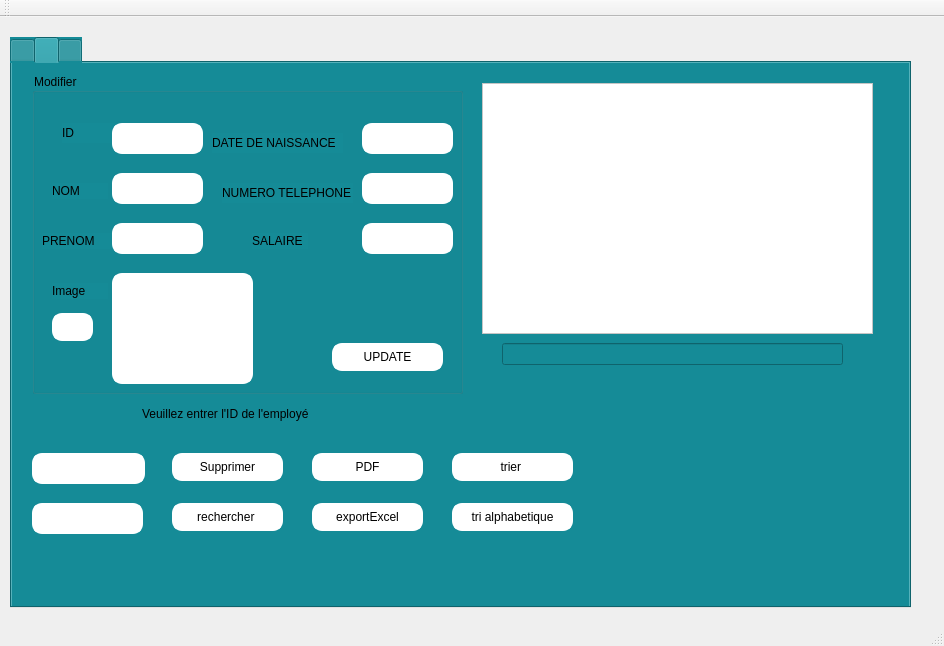
<?xml version="1.0" encoding="UTF-8"?>
<ui version="4.0">
 <class>MainWindow</class>
 <widget class="QMainWindow" name="MainWindow">
  <property name="geometry">
   <rect>
    <x>0</x>
    <y>0</y>
    <width>944</width>
    <height>646</height>
   </rect>
  </property>
  <property name="windowTitle">
   <string>Gestion des Clients</string>
  </property>
  <widget class="QWidget" name="centralWidget">
   <widget class="QTabWidget" name="employe">
    <property name="geometry">
     <rect>
      <x>10</x>
      <y>20</y>
      <width>901</width>
      <height>571</height>
     </rect>
    </property>
    <property name="styleSheet">
     <string notr="true">background-color: rgb(21, 139, 151);
</string>
    </property>
    <property name="currentIndex">
     <number>1</number>
    </property>
    <widget class="QWidget" name="ajout">
     <attribute name="title">
      <string/>
     </attribute>
     <widget class="QPushButton" name="bin_image">
      <property name="geometry">
       <rect>
        <x>610</x>
        <y>490</y>
        <width>151</width>
        <height>28</height>
       </rect>
      </property>
      <property name="styleSheet">
       <string notr="true">color: #b1b1b1;
background-color: rgb(255, 255, 255);
color: rgb(0, 0, 0);

 

    border-width: 3px;

    border-color: #ffffff;

    border-style: solid;

    border-radius: 10;



    padding: 3px;

    font-size: 12px;

    padding-left: 5px;

    padding-right: 5px;</string>
      </property>
      <property name="text">
       <string>inserer une image </string>
      </property>
      <property name="icon">
       <iconset>
        <normaloff>../plus.png</normaloff>../plus.png</iconset>
      </property>
     </widget>
     <widget class="QLabel" name="lbl_image_2">
      <property name="geometry">
       <rect>
        <x>570</x>
        <y>130</y>
        <width>241</width>
        <height>281</height>
       </rect>
      </property>
      <property name="text">
       <string/>
      </property>
     </widget>
     <widget class="QGroupBox" name="groupBox">
      <property name="geometry">
       <rect>
        <x>80</x>
        <y>30</y>
        <width>421</width>
        <height>491</height>
       </rect>
      </property>
      <property name="title">
       <string>Ajout d'un employé </string>
      </property>
      <widget class="QLabel" name="label_2">
       <property name="geometry">
        <rect>
         <x>30</x>
         <y>80</y>
         <width>71</width>
         <height>21</height>
        </rect>
       </property>
       <property name="text">
        <string>&lt;html&gt;&lt;head/&gt;&lt;body&gt;&lt;p&gt;&lt;span style=&quot; font-size:11pt;&quot;&gt;Nom&lt;/span&gt;&lt;/p&gt;&lt;/body&gt;&lt;/html&gt;</string>
       </property>
      </widget>
      <widget class="QLineEdit" name="le_nom">
       <property name="geometry">
        <rect>
         <x>200</x>
         <y>70</y>
         <width>151</width>
         <height>31</height>
        </rect>
       </property>
       <property name="styleSheet">
        <string notr="true">color: #b1b1b1;
color: rgb(0, 0, 0);
background-color: rgb(255, 255, 255);

 

    border-width: 3px;

    border-color: #ffffff;

    border-style: solid;

    border-radius: 10;



    padding: 3px;

    font-size: 12px;

    padding-left: 5px;

    padding-right: 5px;</string>
       </property>
       <property name="text">
        <string/>
       </property>
      </widget>
      <widget class="QLabel" name="label_3">
       <property name="geometry">
        <rect>
         <x>20</x>
         <y>140</y>
         <width>71</width>
         <height>21</height>
        </rect>
       </property>
       <property name="text">
        <string>&lt;html&gt;&lt;head/&gt;&lt;body&gt;&lt;p&gt;&lt;span style=&quot; font-size:11pt;&quot;&gt;Prenom&lt;/span&gt;&lt;/p&gt;&lt;/body&gt;&lt;/html&gt;</string>
       </property>
      </widget>
      <widget class="QLineEdit" name="le_prenom">
       <property name="geometry">
        <rect>
         <x>200</x>
         <y>130</y>
         <width>151</width>
         <height>31</height>
        </rect>
       </property>
       <property name="styleSheet">
        <string notr="true">color: #b1b1b1;
color: rgb(0, 0, 0);
background-color: rgb(255, 255, 255);

 

    border-width: 3px;

    border-color: #ffffff;

    border-style: solid;

    border-radius: 10;



    padding: 3px;

    font-size: 12px;

    padding-left: 5px;

    padding-right: 5px;</string>
       </property>
      </widget>
      <widget class="QLabel" name="label_4">
       <property name="geometry">
        <rect>
         <x>10</x>
         <y>190</y>
         <width>161</width>
         <height>21</height>
        </rect>
       </property>
       <property name="text">
        <string>&lt;html&gt;&lt;head/&gt;&lt;body&gt;&lt;p&gt;&lt;span style=&quot; font-size:11pt;&quot;&gt;Date de naissance&lt;/span&gt;&lt;/p&gt;&lt;/body&gt;&lt;/html&gt;</string>
       </property>
      </widget>
      <widget class="QLineEdit" name="le_date_naissance">
       <property name="geometry">
        <rect>
         <x>200</x>
         <y>190</y>
         <width>151</width>
         <height>31</height>
        </rect>
       </property>
       <property name="styleSheet">
        <string notr="true">color: #b1b1b1;
color: rgb(0, 0, 0);
background-color: rgb(255, 255, 255);

 

    border-width: 3px;

    border-color: #ffffff;

    border-style: solid;

    border-radius: 10;



    padding: 3px;

    font-size: 12px;

    padding-left: 5px;

    padding-right: 5px;</string>
       </property>
      </widget>
      <widget class="QLabel" name="label_5">
       <property name="geometry">
        <rect>
         <x>30</x>
         <y>250</y>
         <width>81</width>
         <height>21</height>
        </rect>
       </property>
       <property name="text">
        <string>&lt;html&gt;&lt;head/&gt;&lt;body&gt;&lt;p&gt;&lt;span style=&quot; font-size:11pt;&quot;&gt;Numéro&lt;/span&gt;&lt;/p&gt;&lt;/body&gt;&lt;/html&gt;</string>
       </property>
      </widget>
      <widget class="QLineEdit" name="le_numero_telephone">
       <property name="geometry">
        <rect>
         <x>200</x>
         <y>250</y>
         <width>151</width>
         <height>31</height>
        </rect>
       </property>
       <property name="styleSheet">
        <string notr="true">color: #b1b1b1;
color: rgb(0, 0, 0);
background-color: rgb(255, 255, 255);

 

    border-width: 3px;

    border-color: #ffffff;

    border-style: solid;

    border-radius: 10;



    padding: 3px;

    font-size: 12px;

    padding-left: 5px;

    padding-right: 5px;</string>
       </property>
      </widget>
      <widget class="QLabel" name="label_6">
       <property name="geometry">
        <rect>
         <x>40</x>
         <y>310</y>
         <width>71</width>
         <height>21</height>
        </rect>
       </property>
       <property name="text">
        <string>&lt;html&gt;&lt;head/&gt;&lt;body&gt;&lt;p&gt;&lt;span style=&quot; font-size:11pt;&quot;&gt;Salaire&lt;/span&gt;&lt;/p&gt;&lt;/body&gt;&lt;/html&gt;</string>
       </property>
      </widget>
      <widget class="QLineEdit" name="le_salaire">
       <property name="geometry">
        <rect>
         <x>200</x>
         <y>310</y>
         <width>151</width>
         <height>31</height>
        </rect>
       </property>
       <property name="styleSheet">
        <string notr="true">color: #b1b1b1;
color: rgb(0, 0, 0);
background-color: rgb(255, 255, 255);

 

    border-width: 3px;

    border-color: #ffffff;

    border-style: solid;

    border-radius: 10;



    padding: 3px;

    font-size: 12px;

    padding-left: 5px;

    padding-right: 5px;</string>
       </property>
      </widget>
      <widget class="QLabel" name="label_7">
       <property name="geometry">
        <rect>
         <x>40</x>
         <y>370</y>
         <width>61</width>
         <height>21</height>
        </rect>
       </property>
       <property name="text">
        <string>&lt;html&gt;&lt;head/&gt;&lt;body&gt;&lt;p&gt;&lt;span style=&quot; font-size:11pt;&quot;&gt;ID&lt;/span&gt;&lt;/p&gt;&lt;/body&gt;&lt;/html&gt;</string>
       </property>
      </widget>
      <widget class="QLineEdit" name="le_id">
       <property name="geometry">
        <rect>
         <x>200</x>
         <y>370</y>
         <width>151</width>
         <height>31</height>
        </rect>
       </property>
       <property name="styleSheet">
        <string notr="true">color: #b1b1b1;
color: rgb(0, 0, 0);
background-color: rgb(255, 255, 255);

 

    border-width: 3px;

    border-color: #ffffff;

    border-style: solid;

    border-radius: 10;



    padding: 3px;

    font-size: 12px;

    padding-left: 5px;

    padding-right: 5px;</string>
       </property>
      </widget>
      <widget class="QPushButton" name="pb_ajouter">
       <property name="geometry">
        <rect>
         <x>140</x>
         <y>450</y>
         <width>111</width>
         <height>28</height>
        </rect>
       </property>
       <property name="styleSheet">
        <string notr="true">color: #b1b1b1;
background-color: rgb(255, 255, 255);
color: rgb(0, 0, 0);

 

    border-width: 3px;

    border-color: #ffffff;

    border-style: solid;

    border-radius: 10;



    padding: 3px;

    font-size: 12px;

    padding-left: 5px;

    padding-right: 5px;</string>
       </property>
       <property name="text">
        <string>Ajouter</string>
       </property>
       <property name="icon">
        <iconset>
         <normaloff>../plus.png</normaloff>../plus.png</iconset>
       </property>
      </widget>
     </widget>
     <widget class="QLabel" name="le_image">
      <property name="geometry">
       <rect>
        <x>580</x>
        <y>440</y>
        <width>211</width>
        <height>16</height>
       </rect>
      </property>
      <property name="text">
       <string/>
      </property>
     </widget>
    </widget>
    <widget class="QWidget" name="page2">
     <attribute name="title">
      <string/>
     </attribute>
     <widget class="QPushButton" name="pb_supprimer">
      <property name="geometry">
       <rect>
        <x>160</x>
        <y>390</y>
        <width>111</width>
        <height>28</height>
       </rect>
      </property>
      <property name="styleSheet">
       <string notr="true">color: #b1b1b1;
font: 75 8pt &quot;MS Shell Dlg 2&quot;;
color: rgb(0, 0, 0);
background-color: rgb(255, 255, 255);

 

    border-width: 3px;

    border-color: #ffffff;

    border-style: solid;

    border-radius: 10;



    padding: 3px;

    font-size: 12px;

    padding-left: 5px;

    padding-right: 5px;</string>
      </property>
      <property name="text">
       <string>Supprimer</string>
      </property>
      <property name="icon">
       <iconset>
        <normaloff>../trash.png</normaloff>../trash.png</iconset>
      </property>
     </widget>
     <widget class="QLineEdit" name="le_id_supp">
      <property name="geometry">
       <rect>
        <x>20</x>
        <y>390</y>
        <width>113</width>
        <height>31</height>
       </rect>
      </property>
      <property name="styleSheet">
       <string notr="true">color: #b1b1b1;
color: rgb(0, 0, 0);
background-color: rgb(255, 255, 255);

 

    border-width: 3px;

    border-color: #ffffff;

    border-style: solid;

    border-radius: 10;



    padding: 3px;

    font-size: 12px;

    padding-left: 5px;

    padding-right: 5px;</string>
      </property>
     </widget>
     <widget class="QTableView" name="tab_employe">
      <property name="geometry">
       <rect>
        <x>470</x>
        <y>20</y>
        <width>391</width>
        <height>251</height>
       </rect>
      </property>
      <property name="styleSheet">
       <string notr="true">background-color: rgb(255, 255, 255);</string>
      </property>
     </widget>
     <widget class="QPushButton" name="recherher">
      <property name="geometry">
       <rect>
        <x>160</x>
        <y>440</y>
        <width>111</width>
        <height>28</height>
       </rect>
      </property>
      <property name="styleSheet">
       <string notr="true">color: #b1b1b1;
font: 75 8pt &quot;MS Shell Dlg 2&quot;;
color: rgb(0, 0, 0);
background-color: rgb(255, 255, 255);

 

    border-width: 3px;

    border-color: #ffffff;

    border-style: solid;

    border-radius: 10;



    padding: 3px;

    font-size: 12px;

    padding-left: 5px;

    padding-right: 5px;</string>
      </property>
      <property name="text">
       <string>rechercher </string>
      </property>
      <property name="icon">
       <iconset>
        <normaloff>../256556278_4312998488811986_5619313483223777488_n.png</normaloff>../256556278_4312998488811986_5619313483223777488_n.png</iconset>
      </property>
     </widget>
     <widget class="QLabel" name="label_17">
      <property name="geometry">
       <rect>
        <x>130</x>
        <y>340</y>
        <width>211</width>
        <height>21</height>
       </rect>
      </property>
      <property name="text">
       <string>Veuillez entrer l'ID de l'employé </string>
      </property>
     </widget>
     <widget class="QLineEdit" name="id_chercher">
      <property name="geometry">
       <rect>
        <x>20</x>
        <y>440</y>
        <width>111</width>
        <height>31</height>
       </rect>
      </property>
      <property name="styleSheet">
       <string notr="true">color: #b1b1b1;
color: rgb(0, 0, 0);
background-color: rgb(255, 255, 255);

 

    border-width: 3px;

    border-color: #ffffff;

    border-style: solid;

    border-radius: 10;



    padding: 3px;

    font-size: 12px;

    padding-left: 5px;

    padding-right: 5px;</string>
      </property>
     </widget>
     <widget class="QPushButton" name="tri">
      <property name="geometry">
       <rect>
        <x>440</x>
        <y>390</y>
        <width>121</width>
        <height>28</height>
       </rect>
      </property>
      <property name="styleSheet">
       <string notr="true">color: #b1b1b1;
font: 75 8pt &quot;MS Shell Dlg 2&quot;;
color: rgb(0, 0, 0);
background-color: rgb(255, 255, 255);

 

    border-width: 3px;

    border-color: #ffffff;

    border-style: solid;

    border-radius: 10;



    padding: 3px;

    font-size: 12px;

    padding-left: 5px;

    padding-right: 5px;
</string>
      </property>
      <property name="text">
       <string>trier </string>
      </property>
      <property name="icon">
       <iconset>
        <normaloff>../291613227_370296138513623_6295941384685589861_n.png</normaloff>../291613227_370296138513623_6295941384685589861_n.png</iconset>
      </property>
     </widget>
     <widget class="QGroupBox" name="groupBox_2">
      <property name="geometry">
       <rect>
        <x>20</x>
        <y>10</y>
        <width>431</width>
        <height>321</height>
       </rect>
      </property>
      <property name="title">
       <string>Modifier </string>
      </property>
      <widget class="QLabel" name="label_13">
       <property name="geometry">
        <rect>
         <x>30</x>
         <y>50</y>
         <width>71</width>
         <height>20</height>
        </rect>
       </property>
       <property name="text">
        <string>ID</string>
       </property>
      </widget>
      <widget class="QLineEdit" name="edit_id">
       <property name="geometry">
        <rect>
         <x>80</x>
         <y>50</y>
         <width>91</width>
         <height>31</height>
        </rect>
       </property>
       <property name="styleSheet">
        <string notr="true">color: #b1b1b1;
color: rgb(0, 0, 0);
background-color: rgb(255, 255, 255);

 

    border-width: 3px;

    border-color: #ffffff;

    border-style: solid;

    border-radius: 10;



    padding: 3px;

    font-size: 12px;

    padding-left: 5px;

    padding-right: 5px;</string>
       </property>
      </widget>
      <widget class="QLabel" name="label_14">
       <property name="geometry">
        <rect>
         <x>20</x>
         <y>110</y>
         <width>56</width>
         <height>16</height>
        </rect>
       </property>
       <property name="text">
        <string>NOM</string>
       </property>
      </widget>
      <widget class="QLineEdit" name="edit_nom">
       <property name="geometry">
        <rect>
         <x>80</x>
         <y>100</y>
         <width>91</width>
         <height>31</height>
        </rect>
       </property>
       <property name="styleSheet">
        <string notr="true">color: #b1b1b1;
color: rgb(0, 0, 0);
background-color: rgb(255, 255, 255);

 

    border-width: 3px;

    border-color: #ffffff;

    border-style: solid;

    border-radius: 10;



    padding: 3px;

    font-size: 12px;

    padding-left: 5px;

    padding-right: 5px;</string>
       </property>
      </widget>
      <widget class="QLabel" name="label_15">
       <property name="geometry">
        <rect>
         <x>10</x>
         <y>160</y>
         <width>71</width>
         <height>16</height>
        </rect>
       </property>
       <property name="text">
        <string>PRENOM</string>
       </property>
      </widget>
      <widget class="QLineEdit" name="edit_prenom">
       <property name="geometry">
        <rect>
         <x>80</x>
         <y>150</y>
         <width>91</width>
         <height>31</height>
        </rect>
       </property>
       <property name="styleSheet">
        <string notr="true">color: #b1b1b1;
color: rgb(0, 0, 0);
background-color: rgb(255, 255, 255);

 

    border-width: 3px;

    border-color: #ffffff;

    border-style: solid;

    border-radius: 10;



    padding: 3px;

    font-size: 12px;

    padding-left: 5px;

    padding-right: 5px;</string>
       </property>
      </widget>
      <widget class="QLabel" name="label_19">
       <property name="geometry">
        <rect>
         <x>180</x>
         <y>60</y>
         <width>131</width>
         <height>20</height>
        </rect>
       </property>
       <property name="text">
        <string>DATE DE NAISSANCE</string>
       </property>
      </widget>
      <widget class="QLineEdit" name="edit_date">
       <property name="geometry">
        <rect>
         <x>330</x>
         <y>50</y>
         <width>91</width>
         <height>31</height>
        </rect>
       </property>
       <property name="styleSheet">
        <string notr="true">color: #b1b1b1;
color: rgb(0, 0, 0);
background-color: rgb(255, 255, 255);

 

    border-width: 3px;

    border-color: #ffffff;

    border-style: solid;

    border-radius: 10;



    padding: 3px;

    font-size: 12px;

    padding-left: 5px;

    padding-right: 5px;</string>
       </property>
      </widget>
      <widget class="QLabel" name="label_16">
       <property name="geometry">
        <rect>
         <x>190</x>
         <y>110</y>
         <width>131</width>
         <height>20</height>
        </rect>
       </property>
       <property name="text">
        <string>NUMERO TELEPHONE</string>
       </property>
      </widget>
      <widget class="QLineEdit" name="edit_numero">
       <property name="geometry">
        <rect>
         <x>330</x>
         <y>100</y>
         <width>91</width>
         <height>31</height>
        </rect>
       </property>
       <property name="styleSheet">
        <string notr="true">color: #b1b1b1;
color: rgb(0, 0, 0);
background-color: rgb(255, 255, 255);

 

    border-width: 3px;

    border-color: #ffffff;

    border-style: solid;

    border-radius: 10;



    padding: 3px;

    font-size: 12px;

    padding-left: 5px;

    padding-right: 5px;</string>
       </property>
      </widget>
      <widget class="QLabel" name="label_18">
       <property name="geometry">
        <rect>
         <x>220</x>
         <y>160</y>
         <width>56</width>
         <height>16</height>
        </rect>
       </property>
       <property name="text">
        <string>SALAIRE</string>
       </property>
      </widget>
      <widget class="QLineEdit" name="edit_salaire">
       <property name="geometry">
        <rect>
         <x>330</x>
         <y>150</y>
         <width>91</width>
         <height>31</height>
        </rect>
       </property>
       <property name="styleSheet">
        <string notr="true">color: #b1b1b1;
color: rgb(0, 0, 0);
background-color: rgb(255, 255, 255);

 

    border-width: 3px;

    border-color: #ffffff;

    border-style: solid;

    border-radius: 10;



    padding: 3px;

    font-size: 12px;

    padding-left: 5px;

    padding-right: 5px;</string>
       </property>
      </widget>
      <widget class="QPushButton" name="pushButton">
       <property name="geometry">
        <rect>
         <x>300</x>
         <y>270</y>
         <width>111</width>
         <height>28</height>
        </rect>
       </property>
       <property name="styleSheet">
        <string notr="true">color: #b1b1b1;
font: 75 8pt &quot;MS Shell Dlg 2&quot;;
color: rgb(0, 0, 0);
background-color: rgb(255, 255, 255);

 

    border-width: 3px;

    border-color: #ffffff;

    border-style: solid;

    border-radius: 10;



    padding: 3px;

    font-size: 12px;

    padding-left: 5px;

    padding-right: 5px;</string>
       </property>
       <property name="text">
        <string>UPDATE</string>
       </property>
       <property name="icon">
        <iconset>
         <normaloff>../edit-button.png</normaloff>../edit-button.png</iconset>
       </property>
      </widget>
      <widget class="QLabel" name="edit_image">
       <property name="geometry">
        <rect>
         <x>80</x>
         <y>200</y>
         <width>141</width>
         <height>111</height>
        </rect>
       </property>
       <property name="styleSheet">
        <string notr="true">color: #b1b1b1;
color: rgb(0, 0, 0);
background-color: rgb(255, 255, 255);

 

    border-width: 3px;

    border-color: #ffffff;

    border-style: solid;

    border-radius: 10;



    padding: 3px;

    font-size: 12px;

    padding-left: 5px;

    padding-right: 5px;</string>
       </property>
       <property name="text">
        <string/>
       </property>
      </widget>
      <widget class="QLabel" name="label">
       <property name="geometry">
        <rect>
         <x>20</x>
         <y>210</y>
         <width>56</width>
         <height>16</height>
        </rect>
       </property>
       <property name="text">
        <string>Image</string>
       </property>
      </widget>
      <widget class="QPushButton" name="le_modd">
       <property name="geometry">
        <rect>
         <x>20</x>
         <y>240</y>
         <width>41</width>
         <height>28</height>
        </rect>
       </property>
       <property name="styleSheet">
        <string notr="true">color: #b1b1b1;
font: 75 8pt &quot;MS Shell Dlg 2&quot;;
color: rgb(0, 0, 0);
background-color: rgb(255, 255, 255);

 

    border-width: 3px;

    border-color: #ffffff;

    border-style: solid;

    border-radius: 10;



    padding: 3px;

    font-size: 12px;

    padding-left: 5px;

    padding-right: 5px;</string>
       </property>
       <property name="text">
        <string/>
       </property>
       <property name="icon">
        <iconset>
         <normaloff>../plus.png</normaloff>../plus.png</iconset>
       </property>
      </widget>
     </widget>
     <widget class="QLabel" name="aff_image">
      <property name="geometry">
       <rect>
        <x>590</x>
        <y>340</y>
        <width>221</width>
        <height>171</height>
       </rect>
      </property>
      <property name="text">
       <string/>
      </property>
     </widget>
     <widget class="QPushButton" name="pdf">
      <property name="geometry">
       <rect>
        <x>300</x>
        <y>390</y>
        <width>111</width>
        <height>28</height>
       </rect>
      </property>
      <property name="styleSheet">
       <string notr="true">color: #b1b1b1;
font: 75 8pt &quot;MS Shell Dlg 2&quot;;
color: rgb(0, 0, 0);
background-color: rgb(255, 255, 255);

 

    border-width: 3px;

    border-color: #ffffff;

    border-style: solid;

    border-radius: 10;



    padding: 3px;

    font-size: 12px;

    padding-left: 5px;

    padding-right: 5px;</string>
      </property>
      <property name="text">
       <string>PDF</string>
      </property>
      <property name="icon">
       <iconset>
        <normaloff>../280725885_2985139278402288_3140261754862112131_n.png</normaloff>../280725885_2985139278402288_3140261754862112131_n.png</iconset>
      </property>
     </widget>
     <widget class="QLineEdit" name="path">
      <property name="geometry">
       <rect>
        <x>490</x>
        <y>280</y>
        <width>341</width>
        <height>22</height>
       </rect>
      </property>
     </widget>
     <widget class="QPushButton" name="le_fich_excel">
      <property name="geometry">
       <rect>
        <x>300</x>
        <y>440</y>
        <width>111</width>
        <height>28</height>
       </rect>
      </property>
      <property name="styleSheet">
       <string notr="true">color: #b1b1b1;
font: 75 8pt &quot;MS Shell Dlg 2&quot;;
color: rgb(0, 0, 0);
background-color: rgb(255, 255, 255);

 

    border-width: 3px;

    border-color: #ffffff;

    border-style: solid;

    border-radius: 10;



    padding: 3px;

    font-size: 12px;

    padding-left: 5px;

    padding-right: 5px;</string>
      </property>
      <property name="text">
       <string>exportExcel</string>
      </property>
      <property name="icon">
       <iconset>
        <normaloff>../téléchargement.jpg</normaloff>../téléchargement.jpg</iconset>
      </property>
     </widget>
     <widget class="QPushButton" name="tri_alpha">
      <property name="geometry">
       <rect>
        <x>440</x>
        <y>440</y>
        <width>121</width>
        <height>28</height>
       </rect>
      </property>
      <property name="styleSheet">
       <string notr="true">color: #b1b1b1;
font: 75 8pt &quot;MS Shell Dlg 2&quot;;
color: rgb(0, 0, 0);
background-color: rgb(255, 255, 255);

 

    border-width: 3px;

    border-color: #ffffff;

    border-style: solid;

    border-radius: 10;



    padding: 3px;

    font-size: 12px;

    padding-left: 5px;

    padding-right: 5px;
</string>
      </property>
      <property name="text">
       <string>tri alphabetique</string>
      </property>
      <property name="icon">
       <iconset>
        <normaloff>../291613227_370296138513623_6295941384685589861_n.png</normaloff>../291613227_370296138513623_6295941384685589861_n.png</iconset>
      </property>
     </widget>
    </widget>
    <widget class="QWidget" name="stat_combo_2">
     <attribute name="title">
      <string/>
     </attribute>
     <widget class="QFrame" name="horizontalFrame">
      <property name="geometry">
       <rect>
        <x>20</x>
        <y>30</y>
        <width>841</width>
        <height>501</height>
       </rect>
      </property>
      <layout class="QHBoxLayout" name="horizontalLayout"/>
     </widget>
    </widget>
   </widget>
  </widget>
  <widget class="QMenuBar" name="menuBar">
   <property name="geometry">
    <rect>
     <x>0</x>
     <y>0</y>
     <width>944</width>
     <height>26</height>
    </rect>
   </property>
  </widget>
  <widget class="QToolBar" name="mainToolBar">
   <attribute name="toolBarArea">
    <enum>TopToolBarArea</enum>
   </attribute>
   <attribute name="toolBarBreak">
    <bool>false</bool>
   </attribute>
  </widget>
  <widget class="QStatusBar" name="statusBar"/>
 </widget>
 <layoutdefault spacing="6" margin="11"/>
 <resources/>
 <connections/>
</ui>
